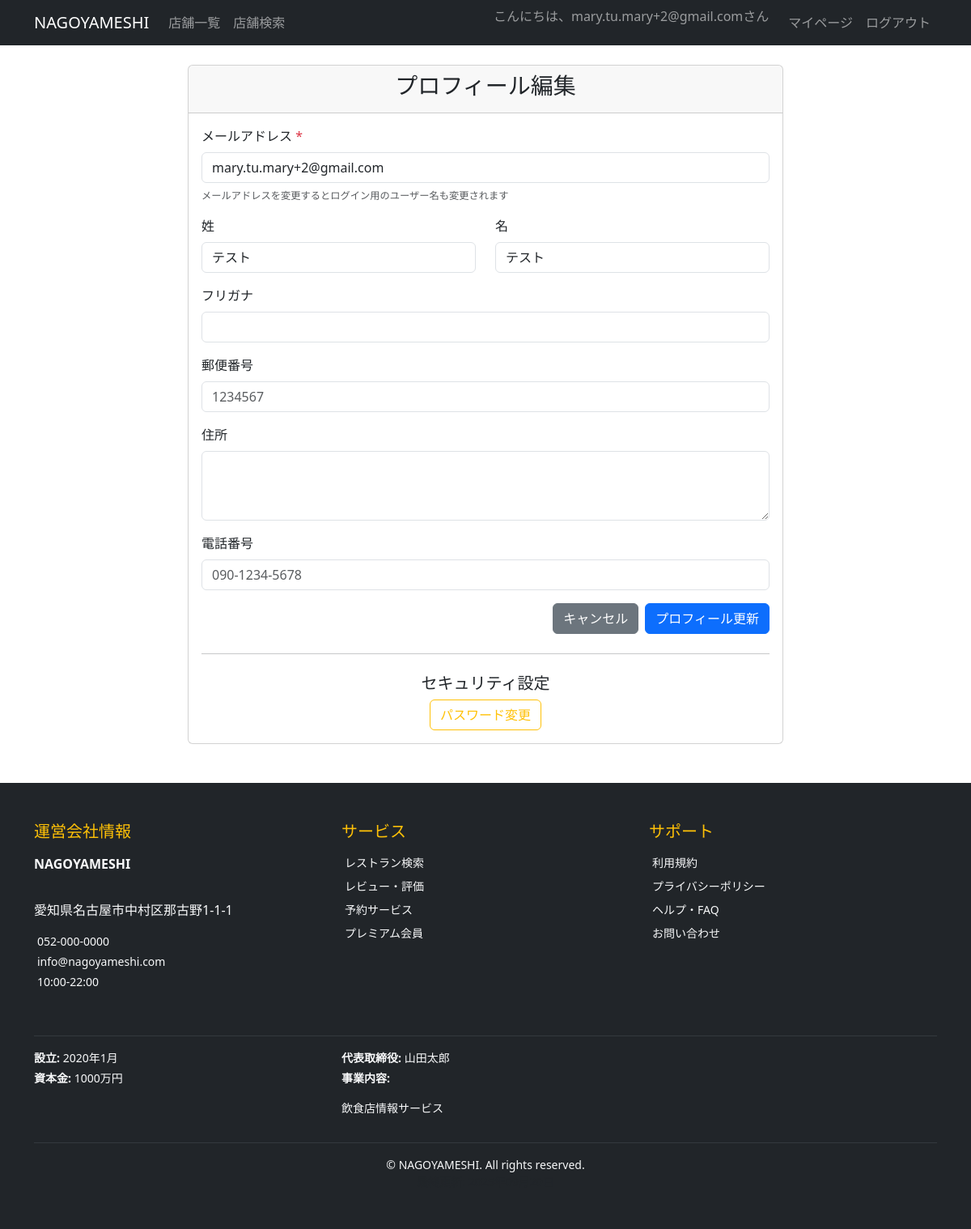
The page /accounts/profile/edit/ (signed in) on the database its author committed.
### accounts/models.py (models this page shows, shortened)
class User(AbstractUser):
    furigana = models.CharField('フリガナ', max_length=100, blank=True)
    postal_code = models.CharField('郵便番号', max_length=8, blank=True)
    address = models.TextField('住所', blank=True)
    phone_number = models.CharField('電話番号', max_length=15, blank=True)
    is_premium = models.BooleanField('プレミアム会員', default=False)
    email_verified = models.BooleanField('メール認証済み', default=False)
    created_at = models.DateTimeField('作成日時', auto_now_add=True)
    updated_at = models.DateTimeField('更新日時', auto_now=True)
    class Meta:
        verbose_name = 'ユーザー'
        verbose_name_plural = 'ユーザー'

### admin_panel/models.py (models this page shows, shortened)
class CompanyInfo(models.Model):
    company_name = models.CharField('会社名', max_length=100, default='NAGOYA MESHI株式会社')
    address = models.TextField('住所', default='〒460-0008 愛知県名古屋市中区栄3-15-33')
    phone = models.CharField('電話番号', max_length=20, default='052-123-4567')
    email = models.EmailField('メールアドレス', default='info@nagoyameshi.com')
    business_hours = models.CharField('営業時間', max_length=50, default='平日 9:00-18:00')
    established = models.CharField('設立', max_length=20, default='2020年4月')
    capital = models.CharField('資本金', max_length=30, default='1,000万円')
    representative = models.CharField('代表取締役', max_length=50, default='名古屋 太郎')
    business_content = models.TextField('事業内容', default='飲食店情報サイトの運営\nグルメ情報の提供\nレストラン予約サービス')
    updated_at = models.DateTimeField('更新日時', auto_now=True)
    class Meta:
        verbose_name = '運営会社情報'
        verbose_name_plural = '運営会社情報'
    @classmethod
    def get_instance(cls):
        obj, created = cls.objects.get_or_create(pk=1)
        return obj

### accounts/views.py (the view)
# urls.py: path('profile/edit/', views.profile_edit_view, name='profile_edit'),
@login_required
def profile_edit_view(request):
    if request.method == 'POST':
        form = UserProfileForm(request.POST, instance=request.user)
        if form.is_valid():
            form.save()
            messages.success(request, 'プロフィールを更新しました。')
            return redirect('accounts:profile')
        else:
            for field, errors in form.errors.items():
                for error in errors:
                    messages.error(request, error)
    else:
        form = UserProfileForm(instance=request.user)
    return render(request, 'accounts/profile_edit.html', {'form': form})

### admin_panel/context_processors.py (called while the page is built)
def company_info(request):
    return {
        'company_info': CompanyInfo.get_instance()
    }

### accounts/templates/accounts/profile_edit.html (shortened to what this page needs)
{% extends 'base.html' %}
{% block content %}
<div class="row justify-content-center">
    <div class="col-md-8">
        <div class="card">
            <div class="card-header">
                <h3 class="text-center">プロフィール編集</h3>
            </div>
            <div class="card-body">
                <form method="POST">
                    <div class="mb-3">
                        <label for="{{ form.email.id_for_label }}" class="form-label">{{ form.email.label }} <span class="text-danger">*</span></label>
                        {{ form.email }}
                        <div class="form-text">
                            <small>メールアドレスを変更するとログイン用のユーザー名も変更されます</small>
                        </div>
                    </div>
                    <div class="row">
                        <div class="col-md-6">
                            <div class="mb-3">
                                <label for="{{ form.last_name.id_for_label }}" class="form-label">{{ form.last_name.label }}</label>
                                {{ form.last_name }}
                            </div>
                        </div>
                        <div class="col-md-6">
                            <div class="mb-3">
                                <label for="{{ form.first_name.id_for_label }}" class="form-label">{{ form.first_name.label }}</label>
                                {{ form.first_name }}
                            </div>
                        </div>
                    </div>
                    <div class="mb-3">
                        <label for="{{ form.furigana.id_for_label }}" class="form-label">{{ form.furigana.label }}</label>
                        {{ form.furigana }}
                    </div>
                    <div class="mb-3">
                        <label for="{{ form.postal_code.id_for_label }}" class="form-label">{{ form.postal_code.label }}</label>
                        {{ form.postal_code }}
                    </div>
                    <div class="mb-3">
                        <label for="{{ form.address.id_for_label }}" class="form-label">{{ form.address.label }}</label>
                        {{ form.address }}
                    </div>
                    <div class="mb-3">
                        <label for="{{ form.phone_number.id_for_label }}" class="form-label">{{ form.phone_number.label }}</label>
                        {{ form.phone_number }}
                    </div>
                    <div class="d-grid gap-2 d-md-flex justify-content-md-end">
                        <a href="{% url 'accounts:profile' %}" class="btn btn-secondary">キャンセル</a>
                        <button type="submit" class="btn btn-primary">プロフィール更新</button>
                    </div>
                </form>
                <hr class="my-4">
                <div class="text-center">
                    <h5>セキュリティ設定</h5>
                    <a href="{% url 'accounts:password_change' %}" class="btn btn-outline-warning">パスワード変更</a>
                </div>
            </div>
        </div>
    </div>
</div>
{% endblock %}

### templates/base.html (shortened to what this page needs)
<!DOCTYPE html>
<html lang="ja">
<head>
    <link href="https://cdn.jsdelivr.net/npm/bootstrap@5.3.0/dist/css/bootstrap.min.css" rel="stylesheet">
</head>
<body>
    <nav class="navbar navbar-expand-lg navbar-dark bg-dark">
        <div class="container">
            <a class="navbar-brand" href="{% url 'restaurants:index' %}">NAGOYAMESHI</a>
            <div class="collapse navbar-collapse" id="navbarNav">
                <ul class="navbar-nav me-auto">
                    <li class="nav-item">
                        <a class="nav-link" href="{% url 'restaurants:index' %}">店舗一覧</a>
                    </li>
                    <li class="nav-item">
                        <a class="nav-link" href="{% url 'restaurants:search' %}">店舗検索</a>
                    </li>
                </ul>
                <ul class="navbar-nav">
                    {% if user.is_authenticated %}
                        <li class="nav-item">
                            <span class="navbar-text me-3">
                                こんにちは、{{ user.username }}さん
                            </span>
                        </li>
                        <li class="nav-item">
                            <a class="nav-link" href="{% url 'accounts:profile' %}">マイページ</a>
                        </li>
                        <li class="nav-item">
                            <a class="nav-link" href="{% url 'accounts:logout' %}">ログアウト</a>
                        </li>
                    {% endif %}
                </ul>
            </div>
        </div>
    </nav>
    <main class="container mt-4">
        {% block content %}
        {% endblock %}
    </main>
    <footer class="bg-dark text-light mt-5">
        <div class="container py-5">
            <div class="row">
                <div class="col-lg-4 mb-4">
                    <h5 class="text-warning mb-3">
                         運営会社情報
                    </h5>
                    <p class="mb-2"><strong>{{ company_info.company_name }}</strong></p>
                    <p class="small mb-1">
                        {{ company_info.address|linebreaks }}
                    </p>
                    <p class="small mb-1">
                        {{ company_info.phone }}
                    </p>
                    <p class="small mb-1">
                        {{ company_info.email }}
                    </p>
                    <p class="small">
                        {{ company_info.business_hours }}
                    </p>
                </div>
                <div class="col-lg-4 mb-4">
                    <h5 class="text-warning mb-3">
                         サービス
                    </h5>
                    <ul class="list-unstyled small">
                        <li class="mb-2">
                            <a href="{% url 'restaurants:index' %}" class="text-light text-decoration-none">
                                 レストラン検索
                            </a>
                        </li>
                        <li class="mb-2">
                            <a href="#" class="text-light text-decoration-none">
                                 レビュー・評価
                            </a>
                        </li>
                        <li class="mb-2">
                            <a href="#" class="text-light text-decoration-none">
                                 予約サービス
                            </a>
                        </li>
                        <li class="mb-2">
                            <a href="#" class="text-light text-decoration-none">
                                 プレミアム会員
                            </a>
                        </li>
                    </ul>
                </div>
                <div class="col-lg-4 mb-4">
                    <h5 class="text-warning mb-3">
                         サポート
                    </h5>
                    <ul class="list-unstyled small">
                        <li class="mb-2">
                            <a href="#" class="text-light text-decoration-none">
                                 利用規約
                            </a>
                        </li>
                        <li class="mb-2">
                            <a href="#" class="text-light text-decoration-none">
                                 プライバシーポリシー
                            </a>
                        </li>
                        <li class="mb-2">
                            <a href="#" class="text-light text-decoration-none">
                                 ヘルプ・FAQ
                            </a>
                        </li>
                        <li class="mb-2">
                            <a href="#" class="text-light text-decoration-none">
                                 お問い合わせ
                            </a>
                        </li>
                    </ul>
                </div>
            </div>
            <hr class="border-secondary">
            <div class="row">
                <div class="col-md-8">
                    <div class="row small">
                        <div class="col-sm-6">
                            <p class="mb-1">
                                <strong>設立:</strong> {{ company_info.established }}
                            </p>
                            <p class="mb-1">
                                <strong>資本金:</strong> {{ company_info.capital }}
                            </p>
                        </div>
                        <div class="col-sm-6">
                            <p class="mb-1">
                                <strong>代表取締役:</strong> {{ company_info.representative }}
                            </p>
                            <p class="mb-1">
                                <strong>事業内容:</strong>
                            </p>
                            <p class="small text-muted">{{ company_info.business_content|linebreaks }}</p>
                        </div>
                    </div>
                </div>
                <div class="col-md-4">
                </div>
            </div>
            <hr class="border-secondary">
            <div class="text-center">
                <p class="mb-0 small">
                    &copy; {{ "now"|date:"Y" }} {{ company_info.company_name }}. All rights reserved.
                </p>
                <p class="mb-0 small text-muted">
                </p>
            </div>
        </div>
    </footer>
</body>
</html>

### rows shown on the page
User: username "mary.tu.mary+2@gmail.com", email "mary.tu.mary+2@gmail.com", last_name "テスト", first_name "テスト"
CompanyInfo: company_name "NAGOYAMESHI", address "愛知県名古屋市中村区那古野1-1-1", phone "052-000-0000", email "info@nagoyameshi.com", business_hours "10:00-22:00", established "2020年1月", capital "1000万円", representative "山田太郎", business_content "飲食店情報サービス"
